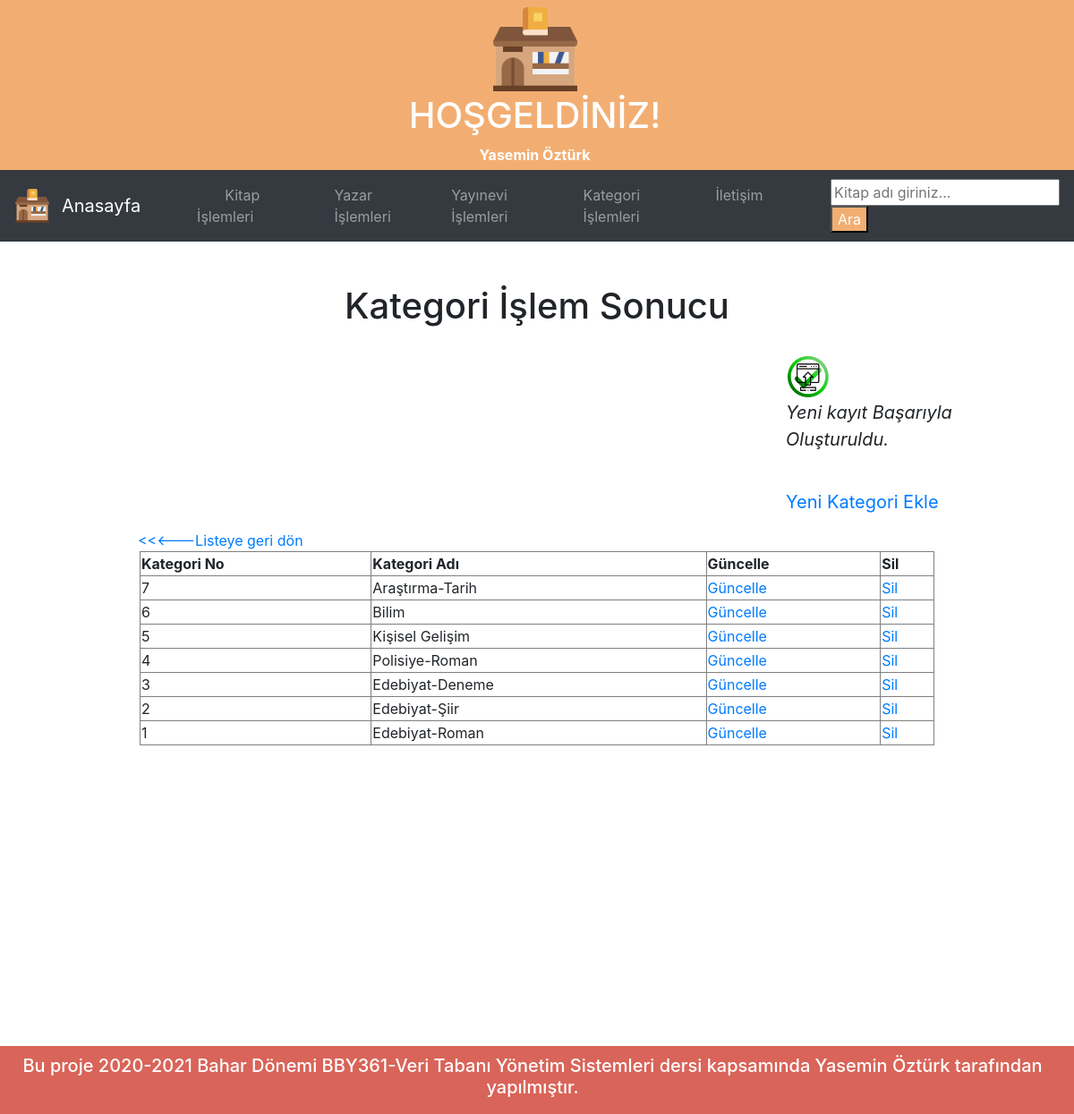
/kategori_eklendi.php, run on the app's committed database.
### tables this page shows
CREATE TABLE `kategori` (
  `kategoriNo` smallint(6) NOT NULL COMMENT 'Kategori tablosunun anahtar alanı',
  `kategoriKayitTarih` timestamp NOT NULL DEFAULT current_timestamp() COMMENT 'Kategorinin kayıt tarihi',
  `kategoriAdi` varchar(50) NOT NULL COMMENT 'Kitabın kategorisinin bilgisi'
);

### kategori_eklendi.php (the view, shortened to what this page needs)
<?php
    require_once("baglanti.php");
    $kategoriAdi = mysqli_real_escape_string($baglanti, $_POST['kategoriAdi']);
    $sorgu = "INSERT INTO kategori (kategoriAdi)
            VALUES ('$kategoriAdi')";
    if (mysqli_query($baglanti, $sorgu)) {
        $islemSonuc = "<i>Yeni kayıt Başarıyla Oluşturuldu.</i>";
    } else {
        $islemSonuc = "Hata: " . $sorgu . "<br>" . mysqli_error($baglanti);
    }
    $sorgu2 = mysqli_query($baglanti, "SELECT * FROM kategori ORDER BY kategoriNo DESC");
?>
<!DOCTYPE html>
<html lang="tr"><head><meta http-equiv="Content-Type" content="text/html; charset=UTF-8">
<link href="bootstrap.min.css" rel="stylesheet">
    <link href="navbar-top.css" rel="stylesheet">
  </head>
  <body>
    <header class="üstbilgi">
        <img src="library.png" alt="logo" style="width:100px;">
        <h1 class="ustbaslik">HOŞGELDİNİZ!</h1>
        <p1 class="ad"><b>Yasemin Öztürk</b></p1>
    </header>
<nav class="navbar navbar-expand-sm bg-dark navbar-dark">
  <img src="library.png" alt="Logo" style="width:40px;">
  <a class="navbar-brand" href="index.php">&numsp;Anasayfa&numsp;&numsp;&numsp;</a>
  <ul class="navbar-nav">
    <li class="nav-item">
      <a class="nav-link" href="kitap.php">&numsp;&numsp;&numsp;Kitap İşlemleri&numsp;&numsp;&numsp;</a>
    </li>
	<li class="nav-item">
      <a class="nav-link" href="yazar.php">Yazar İşlemleri&numsp;&numsp;&numsp;</a>
    </li>
	<li class="nav-item">
      <a class="nav-link" href="yayinevi.php">Yayınevi İşlemleri&numsp;&numsp;&numsp;</a>
    </li>
    <li class="nav-item">
      <a class="nav-link" href="kategori.php">Kategori İşlemleri&numsp;&numsp;&numsp;</a>
    </li>
	<li class="nav-item">
      <a class="nav-link" href="iletisim.php">İletişim</a>
    </li>
  </ul>&nbsp;&nbsp;&nbsp;&nbsp;&nbsp;&nbsp;&nbsp;&nbsp;&nbsp;&nbsp;&nbsp;&nbsp;&nbsp;&nbsp;&nbsp;
  <form action="kitap_ara_sonuc.php" method="get">
            <input type="text" name="kitapAdi" placeholder="Kitap adı giriniz..."><input type="submit"  value="Ara">
</form>
</nav>
<main role="main" class="container">
<br><br><h1>Kategori İşlem Sonucu</h1><b><br></b>
<p><img src="insert.png" alt="resim" style="width:50px;"><br><?php echo $islemSonuc; ?></p><br>
<p><a href="kategori_ekle.php">Yeni Kategori Ekle</a></p>
    &nbsp;&nbsp;<p4><a href="kategori.php"><<<---Listeye geri dön</a></p4><br>
<?php
echo("<table border=1 align=center width=80%>");
    echo("<tr>");
    echo("<td><b>Kategori No</b></td>");
    echo("<td><b>Kategori Adı</b></td>");
    echo("<td><b>Güncelle</b></td>");
    echo("<td><b>Sil</b></td>");
    echo("</tr>");
while($satir = mysqli_fetch_assoc($sorgu2)){
    echo("<tr>");
    echo("<td>".$satir["kategoriNo"]."</td>");
    echo("<td>".$satir["kategoriAdi"]."</td>");
    echo("<td><a href='guncelle_kategori.php?kategoriNo=".$satir["kategoriNo"]."'>Güncelle</a></td>");
    echo("<td><a href='sil_kategori.php?kategoriNo=".$satir["kategorirNo"]."'>Sil</a></td>");
    echo("</tr>");
            }
echo("</table>");
?>
</main>
<br><br><br><br><br><br><br><br><br><br><br><br><br><br><footer class="altbilgi">
        <h5 class="ad">Bu proje 2020-2021 Bahar Dönemi BBY361-Veri Tabanı Yönetim Sistemleri dersi kapsamında Yasemin Öztürk tarafından yapılmıştır.</h5>
    </footer></body></html>

### navbar-top.css (style rules this page uses)
body { min-height: 75rem; }

### kategori_eklendi.php (style rules this page uses)
input[type=submit], input[type=reset] { background-color: #f2ae72; color: white; cursor: pointer; }
header { background-color:#f2ae72; color:white; text-align: center; padding: 5px; padding-left:0; }
footer { background-color:#d96459; color:white; text-align: center; padding: 10px; padding-left:0; }
h1 { text-align: center; }
p { margin-left: 833px; font-size: 20px; }
p4 { margin-left: 100px; }

### data on the page
kategori: kategoriNo "7", kategoriAdi "Araştırma-Tarih"
kategori: kategoriNo "6", kategoriAdi "Bilim"
kategori: kategoriNo "5", kategoriAdi "Kişisel Gelişim"
kategori: kategoriNo "4", kategoriAdi "Polisiye-Roman"
kategori: kategoriNo "3", kategoriAdi "Edebiyat-Deneme"
kategori: kategoriNo "2", kategoriAdi "Edebiyat-Şiir"
kategori: kategoriNo "1", kategoriAdi "Edebiyat-Roman"
